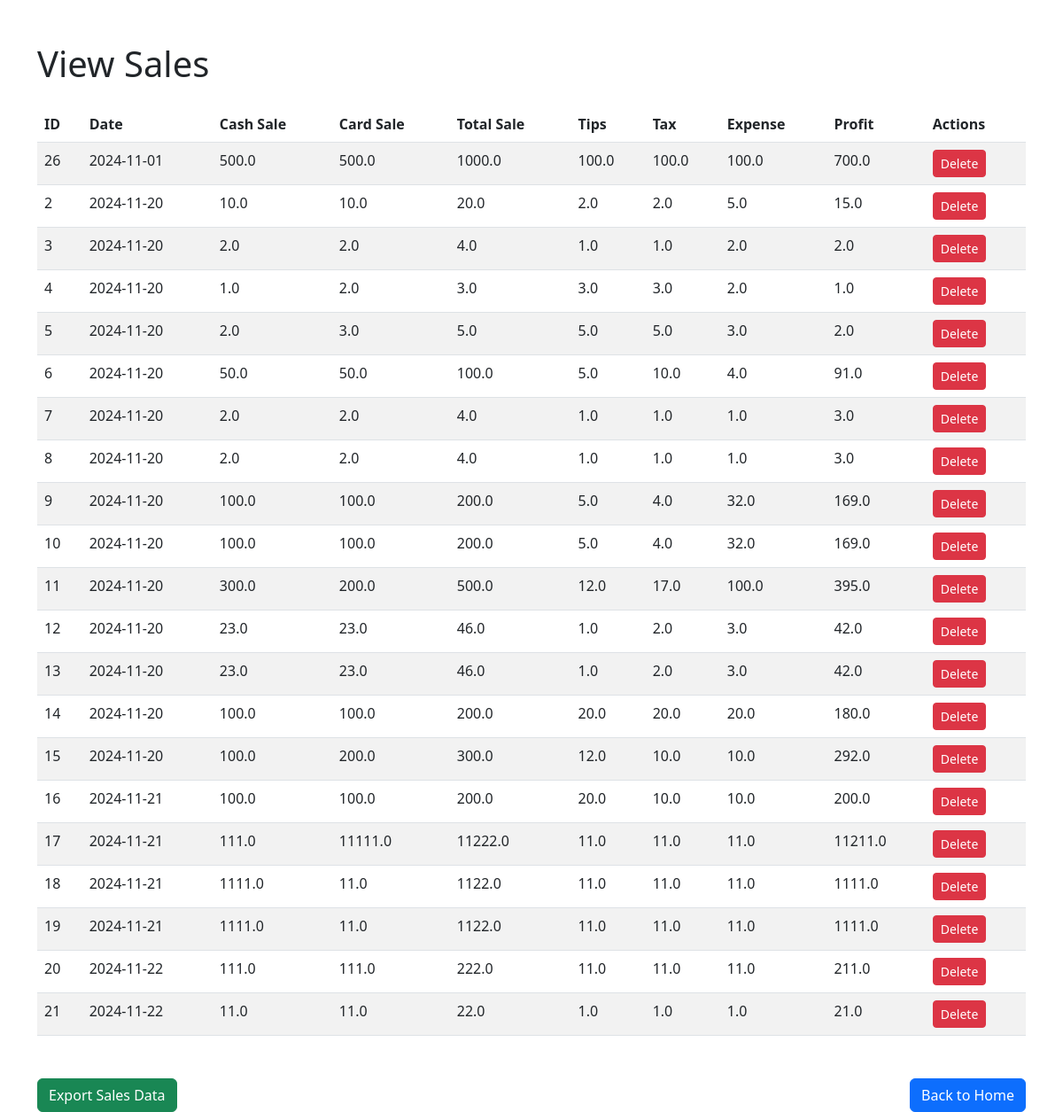
/view_sales, run on an earlier commit of the app's database.
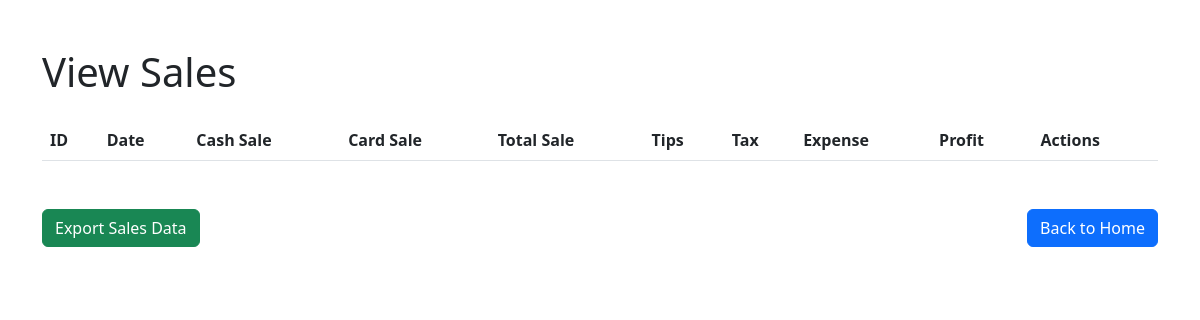
And on a later commit of the database.
### tables this page shows
CREATE TABLE sales (
            id INTEGER PRIMARY KEY AUTOINCREMENT,
            date TEXT,
            cash_sale REAL,
            card_sale REAL,
            total_sale REAL,
            tips REAL,
            tax REAL,
            expense REAL,
            profit REAL
        );

### app.py (the view)
@app.route('/view_sales', methods=['GET'])
def view_sales():
    conn = sqlite3.connect('sales.db')
    cursor = conn.cursor()
    cursor.execute('''
        SELECT id, date, cash_sale, card_sale, total_sale, tips, tax, expense, profit
        FROM sales
        ORDER BY date
    ''')
    regular_sales = cursor.fetchall()
    cursor.execute('''
        SELECT sale_date, SUM(sale_amount)
        FROM online_sales
        GROUP BY sale_date
    ''')
    online_sales = cursor.fetchall()
    conn.close()
    online_sales_dict = {row[0]: row[1] for row in online_sales}
    combined_sales = []
    for sale in regular_sales:
        sale_date = sale[1]
        total_online_sale = online_sales_dict.get(sale_date, 0)  # Default to 0 if no online sales for the date
        updated_profit = sale[8] + total_online_sale  # Add total online sale to profit
        combined_sales.append(sale + (total_online_sale, updated_profit))
    return render_template('view_sales.html', sales=combined_sales)

### templates/view_sales.html (shortened to what this page needs)
<!DOCTYPE html>
<html lang="en">
<head>
    <link href="https://cdn.jsdelivr.net/npm/bootstrap@5.3.0-alpha3/dist/css/bootstrap.min.css" rel="stylesheet">
</head>
<body>
    <div class="container mt-5">
        <h1 class="mb-4">View Sales</h1>
        <table class="table table-striped">
            <thead>
                <tr>
                    <th>ID</th>
                    <th>Date</th>
                    <th>Cash Sale</th>
                    <th>Card Sale</th>
                    <th>Total Sale</th>
                    <th>Tips</th>
                    <th>Tax</th>
                    <th>Expense</th>
                    <th>Profit</th>
                    <th>Actions</th>
                </tr>
            </thead>
            <tbody>
                {% for sale in sales %}
                <tr>
                    <td>{{ sale[0] }}</td>
                    <td>{{ sale[1] }}</td>
                    <td>{{ sale[2] }}</td>
                    <td>{{ sale[3] }}</td>
                    <td>{{ sale[4] }}</td>
                    <td>{{ sale[5] }}</td>
                    <td>{{ sale[6] }}</td>
                    <td>{{ sale[7] }}</td>
                    <td>{{ sale[8] }}</td>
                    <td>
                        <form action="{{ url_for('delete_sale', sale_id=sale[0]) }}" method="post" style="display:inline;">
                            <button type="submit" class="btn btn-danger btn-sm">Delete</button>
                        </form>
                    </td>
                </tr>
                {% endfor %}
            </tbody>
        </table>
        <div class="mt-5 d-flex justify-content-between">
            <a href="{{ url_for('export_sales') }}" class="btn btn-success">Export Sales Data</a>
            <a href="/" class="btn btn-primary">Back to Home</a>
        </div>
    </div>
</body>
</html>

What changed in the data, as far as the page shows it:
removed sales: id "26", date "2024-11-01", cash_sale "500.0", card_sale "500.0", total_sale "1000.0", tips "100.0", tax "100.0", expense "100.0", profit "700.0"
removed sales: id "2", date "2024-11-20", cash_sale "10.0", card_sale "10.0", total_sale "20.0", tips "2.0", tax "2.0", expense "5.0", profit "15.0"
removed sales: id "3", date "2024-11-20", cash_sale "2.0", card_sale "2.0", total_sale "4.0", tips "1.0", tax "1.0", expense "2.0", profit "2.0"
removed sales: id "4", date "2024-11-20", cash_sale "1.0", card_sale "2.0", total_sale "3.0", tips "3.0", tax "3.0", expense "2.0", profit "1.0"
removed sales: id "5", date "2024-11-20", cash_sale "2.0", card_sale "3.0", total_sale "5.0", tips "5.0", tax "5.0", expense "3.0", profit "2.0"
removed sales: id "6", date "2024-11-20", cash_sale "50.0", card_sale "50.0", total_sale "100.0", tips "5.0", tax "10.0", expense "4.0", profit "91.0"
removed sales: id "7", date "2024-11-20", cash_sale "2.0", card_sale "2.0", total_sale "4.0", tips "1.0", tax "1.0", expense "1.0", profit "3.0"
removed sales: id "8", date "2024-11-20", cash_sale "2.0", card_sale "2.0", total_sale "4.0", tips "1.0", tax "1.0", expense "1.0", profit "3.0"
removed sales: id "9", date "2024-11-20", cash_sale "100.0", card_sale "100.0", total_sale "200.0", tips "5.0", tax "4.0", expense "32.0", profit "169.0"
removed sales: id "10", date "2024-11-20", cash_sale "100.0", card_sale "100.0", total_sale "200.0", tips "5.0", tax "4.0", expense "32.0", profit "169.0"
removed sales: id "11", date "2024-11-20", cash_sale "300.0", card_sale "200.0", total_sale "500.0", tips "12.0", tax "17.0", expense "100.0", profit "395.0"
removed sales: id "12", date "2024-11-20", cash_sale "23.0", card_sale "23.0", total_sale "46.0", tips "1.0", tax "2.0", expense "3.0", profit "42.0"
removed sales: id "13", date "2024-11-20", cash_sale "23.0", card_sale "23.0", total_sale "46.0", tips "1.0", tax "2.0", expense "3.0", profit "42.0"
removed sales: id "14", date "2024-11-20", cash_sale "100.0", card_sale "100.0", total_sale "200.0", tips "20.0", tax "20.0", expense "20.0", profit "180.0"
removed sales: id "15", date "2024-11-20", cash_sale "100.0", card_sale "200.0", total_sale "300.0", tips "12.0", tax "10.0", expense "10.0", profit "292.0"
removed sales: id "16", date "2024-11-21", cash_sale "100.0", card_sale "100.0", total_sale "200.0", tips "20.0", tax "10.0", expense "10.0", profit "200.0"
removed sales: id "17", date "2024-11-21", cash_sale "111.0", card_sale "11111.0", total_sale "11222.0", tips "11.0", tax "11.0", expense "11.0", profit "11211.0"
removed sales: id "18", date "2024-11-21", cash_sale "1111.0", card_sale "11.0", total_sale "1122.0", tips "11.0", tax "11.0", expense "11.0", profit "1111.0"
removed sales: id "19", date "2024-11-21", cash_sale "1111.0", card_sale "11.0", total_sale "1122.0", tips "11.0", tax "11.0", expense "11.0", profit "1111.0"
removed sales: id "20", date "2024-11-22", cash_sale "111.0", card_sale "111.0", total_sale "222.0", tips "11.0", tax "11.0", expense "11.0", profit "211.0"
removed sales: id "21", date "2024-11-22", cash_sale "11.0", card_sale "11.0", total_sale "22.0", tips "1.0", tax "1.0", expense "1.0", profit "21.0"
